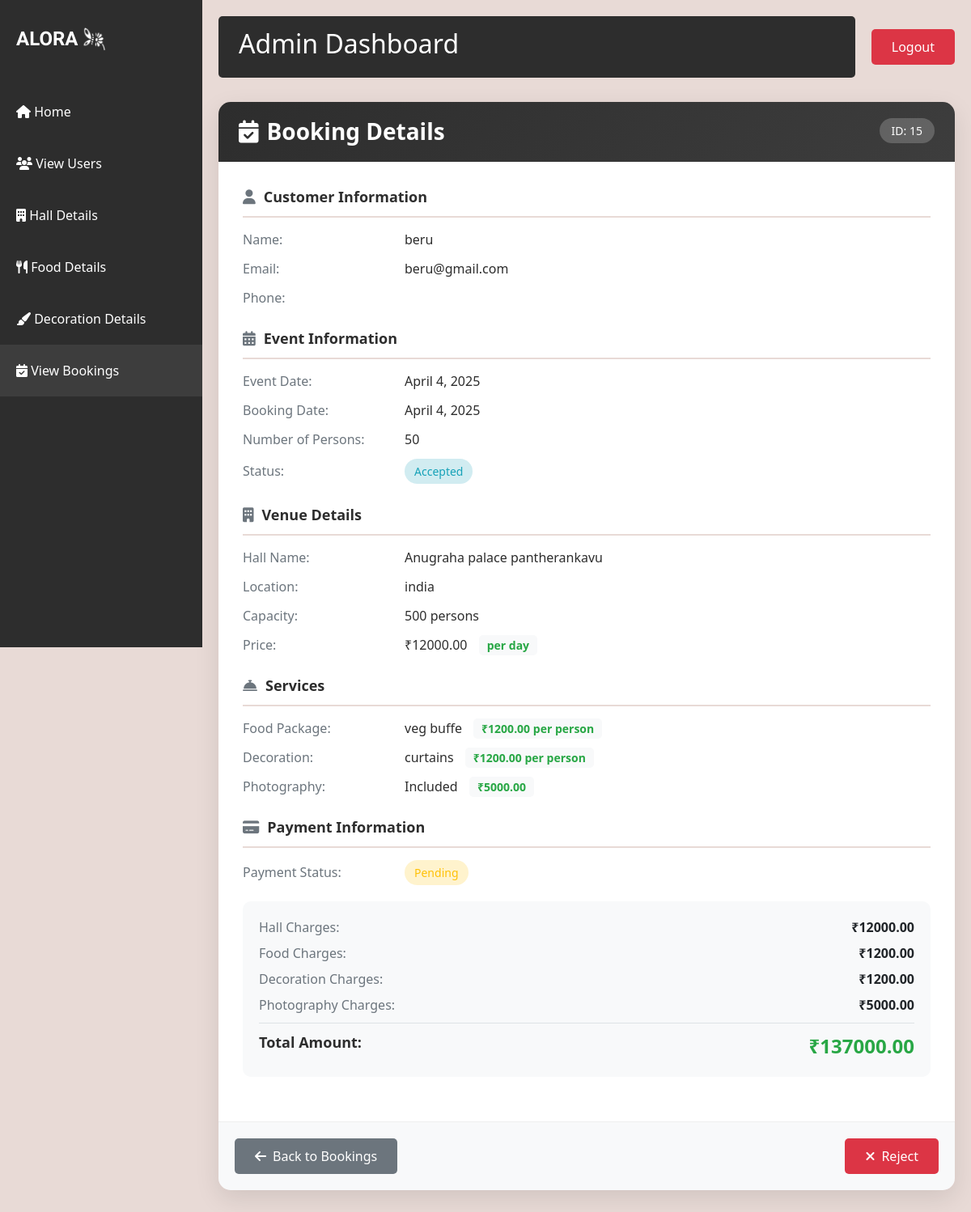
The app's page /booking_detail/15/ (signed in) with its own data.
### app/models.py (models this page shows)
class Bookings(models.Model):
    event_date=models.DateField(null=True)
    event_status=models.CharField(max_length=100,default='pending')
    user_id=models.ForeignKey(User,on_delete=models.CASCADE)
    hall_id=models.ForeignKey(Halls,on_delete=models.CASCADE)
    booking_date=models.DateField(auto_now_add=True)
    payment_status=models.CharField(max_length=100)
    photography=models.CharField(max_length=100,null=True,blank=True)
    no_of_persons=models.IntegerField(null=True,blank=True)
    food_value=models.BooleanField(null=True,blank=True)
    food=models.ForeignKey(Food,on_delete=models.SET_NULL, null=True, blank=True)
    decoration_value=models.BooleanField(null=True,blank=True)
    decoration=models.ForeignKey(Decoration,on_delete=models.SET_NULL, null=True, blank=True)
    photography_cost=models.DecimalField(max_digits=10,decimal_places=2)
    total_payment=models.DecimalField(max_digits=10,decimal_places=2)

class Halls(models.Model):
    hall_name=models.CharField(max_length=100)
    location=models.CharField(max_length=200)
    capacity=models.IntegerField()
    price_per_day=models.DecimalField(max_digits=10,decimal_places=2)
    photo_url=models.FileField()
    hall_description=models.TextField(null=True,blank=True)

class Food(models.Model):
    food_image=models.FileField(upload_to='images/')
    food_price=models.DecimalField(max_digits=10,decimal_places=2)
    food_name=models.CharField(max_length=100,null=True)

class Decoration(models.Model):
    decoration_name=models.CharField(max_length=100,null=True,blank=True)
    decoration_image=models.FileField(upload_to='images/')
    decoration_price=models.DecimalField(max_digits=10,decimal_places=2)

### app/views.py (the view)
# urls.py: path('booking_detail/<int:id>/', views.booking_detail, name='booking_detail'),
@login_required(login_url='login')
def booking_detail(request, id):
    booking = get_object_or_404(
        Bookings.objects.select_related('user_id', 'hall_id', 'food', 'decoration'),
        id=id
    )
    if not request.user.is_staff and booking.user_id != request.user:
        messages.error(request, "You are not authorized to view this booking.")
        return redirect('home')
    context = {
        'booking': booking,
    }
    return render(request, 'bookingdetail.html', context)

### templates/bookingdetail.html (shortened to what this page needs)
<!DOCTYPE html>
<html lang="en">
<head>
    {% load static %}
    <link href="https://cdn.jsdelivr.net/npm/bootstrap@5.3.0/dist/css/bootstrap.min.css" rel="stylesheet">
    <link rel="stylesheet" href="https://cdnjs.cloudflare.com/ajax/libs/font-awesome/6.4.0/css/all.min.css">
</head>
<body>
    <div class="sidebar">
        <div class="logo-container">
            <div class="logo">ALORA</div>
            <img src="{% static 'aloral.png' %}" alt="Light Bulb" class="logo-image">
        </div>
        <nav class="nav flex-column">
            <a class="nav-link" href="{% url 'admin' %}">
                <i class="fas fa-home"></i> Home
            </a>
            <a class="nav-link" href="{% url 'viewusers' %}">
                <i class="fas fa-users"></i> View Users
            </a>
            <a class="nav-link" href="{% url 'halldetails' %}">
                <i class="fas fa-building"></i> Hall Details
            </a>
            <a class="nav-link" href="{% url 'fooddetails' %}">
                <i class="fas fa-utensils"></i> Food Details
            </a>
            <a class="nav-link" href="{% url 'decorationdetails' %}">
                <i class="fas fa-paint-brush"></i> Decoration Details
            </a>
            <a class="nav-link active" href="{% url 'admin_view_booking' %}">
                <i class="fas fa-calendar-check"></i> View Bookings
            </a>
        </nav>
    </div>
    <div class="main-content">
        <div class="top-nav">
            <div class="welcome-section">
                <h2>Admin Dashboard</h2>
            </div>
            <a href="{% url 'logout' %}" class="logout-btn">Logout</a>
        </div>
        <div class="booking-details-card">
            <div class="booking-header">
                <h3><i class="fas fa-calendar-check"></i> Booking Details</h3>
                <div class="booking-id-badge">ID: {{ booking.id }}</div>
            </div>
            <div class="booking-body">
                <div class="info-group">
                    <div class="info-category">
                        <i class="fas fa-user"></i> Customer Information
                    </div>
                    <div class="info-row">
                        <div class="info-label">Name:</div>
                        <div class="info-value">{{ booking.user_id.first_name }} {{ booking.user_id.last_name }}</div>
                    </div>
                    <div class="info-row">
                        <div class="info-label">Email:</div>
                        <div class="info-value">{{ booking.user_id.email }}</div>
                    </div>
                    <div class="info-row">
                        <div class="info-label">Phone:</div>
                    </div>
                </div>
                <div class="info-group">
                    <div class="info-category">
                        <i class="fas fa-calendar-alt"></i> Event Information
                    </div>
                    <div class="info-row">
                        <div class="info-label">Event Date:</div>
                        <div class="info-value">{{ booking.event_date }}</div>
                    </div>
                    <div class="info-row">
                        <div class="info-label">Booking Date:</div>
                        <div class="info-value">{{ booking.booking_date }}</div>
                    </div>
                    <div class="info-row">
                        <div class="info-label">Number of Persons:</div>
                        <div class="info-value">{{ booking.no_of_persons }}</div>
                    </div>
                    <div class="info-row">
                        <div class="info-label">Status:</div>
                        <div class="info-value">
                            {% if booking.event_status == 'Accept' %}
                                <span class="status-badge status-accepted">Accepted</span>
                            {% elif booking.event_status == 'Reject' %}
                                <span class="status-badge status-rejected">Rejected</span>
                            {% else %}
                                <span class="status-badge status-pending">Pending</span>
                            {% endif %}
                        </div>
                    </div>
                </div>
                <div class="info-group">
                    <div class="info-category">
                        <i class="fas fa-building"></i> Venue Details
                    </div>
                    <div class="info-row">
                        <div class="info-label">Hall Name:</div>
                        <div class="info-value">{{ booking.hall_id.hall_name }}</div>
                    </div>
                    <div class="info-row">
                        <div class="info-label">Location:</div>
                        <div class="info-value">{{ booking.hall_id.location }}</div>
                    </div>
                    <div class="info-row">
                        <div class="info-label">Capacity:</div>
                        <div class="info-value">{{ booking.hall_id.capacity }} persons</div>
                    </div>
                    <div class="info-row">
                        <div class="info-label">Price:</div>
                        <div class="info-value">₹{{ booking.hall_id.price_per_day }} <span class="price-tag">per day</span></div>
                    </div>
                </div>
                <div class="info-group">
                    <div class="info-category">
                        <i class="fas fa-concierge-bell"></i> Services
                    </div>
                    {% if booking.food %}
                    <div class="info-row">
                        <div class="info-label">Food Package:</div>
                        <div class="info-value">
                            {{ booking.food.food_name }}
                            <span class="price-tag">₹{{ booking.food.food_price }} per person</span>
                        </div>
                    </div>
                    {% endif %}
                    {% if booking.decoration %}
                    <div class="info-row">
                        <div class="info-label">Decoration:</div>
                        <div class="info-value">
                            {{ booking.decoration.decoration_name }}
                            <span class="price-tag">₹{{ booking.decoration.decoration_price }} per person</span>
                        </div>
                    </div>
                    {% endif %}
                    <div class="info-row">
                        <div class="info-label">Photography:</div>
                        <div class="info-value">
                            {% if booking.photography_cost > 0 %}
                                Included <span class="price-tag">₹{{ booking.photography_cost }}</span>
                            {% else %}
                                Not included
                            {% endif %}
                        </div>
                    </div>
                </div>
                <div class="info-group">
                    <div class="info-category">
                        <i class="fas fa-credit-card"></i> Payment Information
                    </div>
                    <div class="info-row">
                        <div class="info-label">Payment Status:</div>
                        <div class="info-value">
                            {% if booking.payment_status == 'Completed' %}
                                <span class="status-badge status-paid">Completed</span>
                            {% else %}
                                <span class="status-badge status-pending">Pending</span>
                            {% endif %}
                        </div>
                    </div>
                    <div class="total-section">
                        <div class="total-row">
                            <div class="total-label">Hall Charges:</div>
                            <div class="total-amount">₹{{ booking.hall_id.price_per_day }}</div>
                        </div>
                        {% if booking.food %}
                        <div class="total-row">
                            <div class="total-label">Food Charges:</div>
                            <div class="total-amount">₹{{ booking.food.food_price }}</div>
                        </div>
                        {% endif %}
                        {% if booking.decoration %}
                        <div class="total-row">
                            <div class="total-label">Decoration Charges:</div>
                            <div class="total-amount">₹{{ booking.decoration.decoration_price }}</div>
                        </div>
                        {% endif %}
                        {% if booking.photography_cost > 0 %}
                        <div class="total-row">
                            <div class="total-label">Photography Charges:</div>
                            <div class="total-amount">₹{{ booking.photography_cost }}</div>
                        </div>
                        {% endif %}
                        <div class="grand-total">
                            <div class="grand-total-label">Total Amount:</div>
                            <div class="grand-total-value">₹{{ booking.total_payment }}</div>
                        </div>
                    </div>
                </div>
            </div>
            <div class="booking-footer">
                <a href="{% url 'admin_view_booking' %}" class="back-btn"><i class="fas fa-arrow-left"></i> Back to Bookings</a>
                <div class="action-buttons">
                    {% if booking.event_status == 'Pending' %}
                        <form action="{% url 'acceptrejectbooking' id=booking.id %}" method="post" style="display:inline;">
                            {% csrf_token %}
                            <button type="submit" name="Status" value="Accept" class="action-btn accept-btn"><i class="fas fa-check"></i> Accept</button>
                            <button type="submit" name="Status" value="Reject" class="action-btn reject-btn"><i class="fas fa-times"></i> Reject</button>
                        </form>
                    {% elif booking.event_status == 'Accept' %}
                        <form action="{% url 'acceptrejectbooking' id=booking.id %}" method="post" style="display:inline;">
                            <button type="submit" name="Status" value="Reject" class="action-btn reject-btn"><i class="fas fa-times"></i> Reject</button>
                        </form>
                    {% elif booking.event_status == 'Reject' %}
                        <form action="{% url 'acceptrejectbooking' id=booking.id %}" method="post" style="display:inline;">
                            {% csrf_token %}
                            <button type="submit" name="Status" value="Accept" class="action-btn accept-btn"><i class="fas fa-check"></i> Accept</button>
                        </form>
                    {% endif %}
                </div>
            </div>
        </div>
    </div>
</body>
</html>

### records on screen
Bookings: id "15", user_id.first_name "beru", user_id.email "beru@gmail.com", event_date "April 4, 2025", booking_date "April 4, 2025", no_of_persons "50", hall_id.hall_name "Anugraha palace pantherankavu", hall_id.location "india", hall_id.capacity "500", hall_id.price_per_day "12000.00", food.food_name "veg buffe", food.food_price "1200.00", decoration.decoration_name "curtains", decoration.decoration_price "1200.00", photography_cost "5000.00", total_payment "137000.00"
